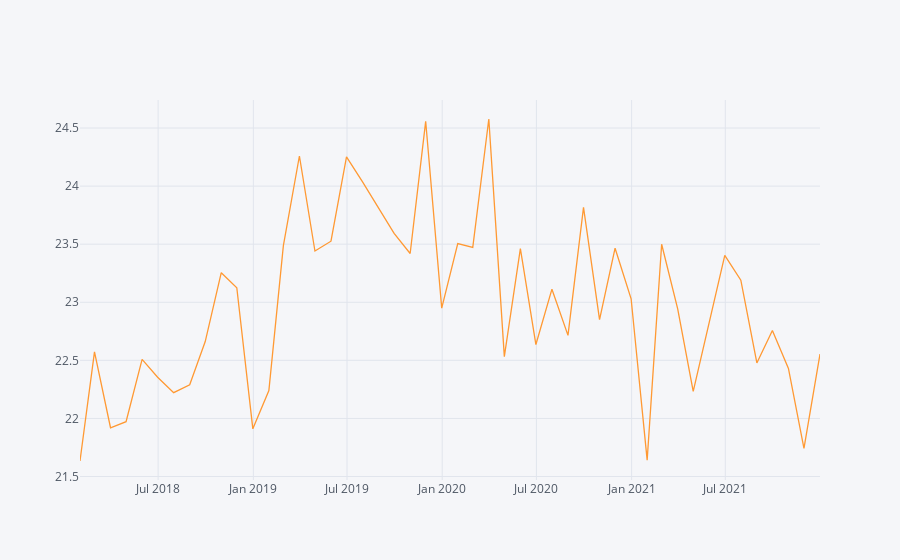

Here is the notebook cell this chart was saved with:
### Code cell
ts_df.set_index("date")["price_sqm"].resample("M").mean().iplot()

### Figure 1 — Plotly figure (JSON) as saved in the notebook; plotly's stock layout.template omitted (floating-point values rounded to 4 significant figures)
{"data": [{"line": {"color": "rgba(255, 153, 51, 1.0)", "dash": "solid", "shape": "linear", "width": 1.3}, "mode": "lines", "name": "price_sqm", "text": "", "type": "scatter", "x": ["2018-01-31", "2018-02-28", "2018-03-31", "2018-04-30", "2018-05-31", "2018-06-30", "2018-07-31", "2018-08-31", "2018-09-30", "2018-10-31", "2018-11-30", "2018-12-31", "2019-01-31", "2019-02-28", "2019-03-31", "2019-04-30", "2019-05-31", "2019-06-30", "2019-07-31", "2019-08-31", "2019-09-30", "2019-10-31", "2019-11-30", "2019-12-31", "2020-01-31", "2020-02-29", "2020-03-31", "2020-04-30", "2020-05-31", "2020-06-30", "2020-07-31", "2020-08-31", "2020-09-30", "2020-10-31", "2020-11-30", "2020-12-31", "2021-01-31", "2021-02-28", "2021-03-31", "2021-04-30", "2021-05-31", "2021-06-30", "2021-07-31", "2021-08-31", "2021-09-30", "2021-10-31", "2021-11-30", "2021-12-31"], "y": [21.63, 22.57, 21.92, 21.97, 22.51, 22.35, 22.22, 22.29, 22.66, 23.25, 23.13, 21.91, 22.24, 23.49, 24.26, 23.44, 23.53, 24.25, 24.04, 23.81, 23.59, 23.42, 24.56, 22.95, 23.5, 23.47, 24.58, 22.53, 23.46, 22.64, 23.11, 22.72, 23.82, 22.85, 23.47, 23.03, 21.64, 23.5, 22.94, 22.23, 22.82, 23.4, 23.19, 22.48, 22.76, 22.43, 21.74, 22.55]}], "layout": {"legend": {"bgcolor": "#F5F6F9", "font": {"color": "#4D5663"}}, "paper_bgcolor": "#F5F6F9", "plot_bgcolor": "#F5F6F9", "title": {"font": {"color": "#4D5663"}}, "xaxis": {"gridcolor": "#E1E5ED", "showgrid": true, "tickfont": {"color": "#4D5663"}, "title": {"font": {"color": "#4D5663"}, "text": ""}, "zerolinecolor": "#E1E5ED"}, "yaxis": {"gridcolor": "#E1E5ED", "showgrid": true, "tickfont": {"color": "#4D5663"}, "title": {"font": {"color": "#4D5663"}, "text": ""}, "zerolinecolor": "#E1E5ED"}}}
